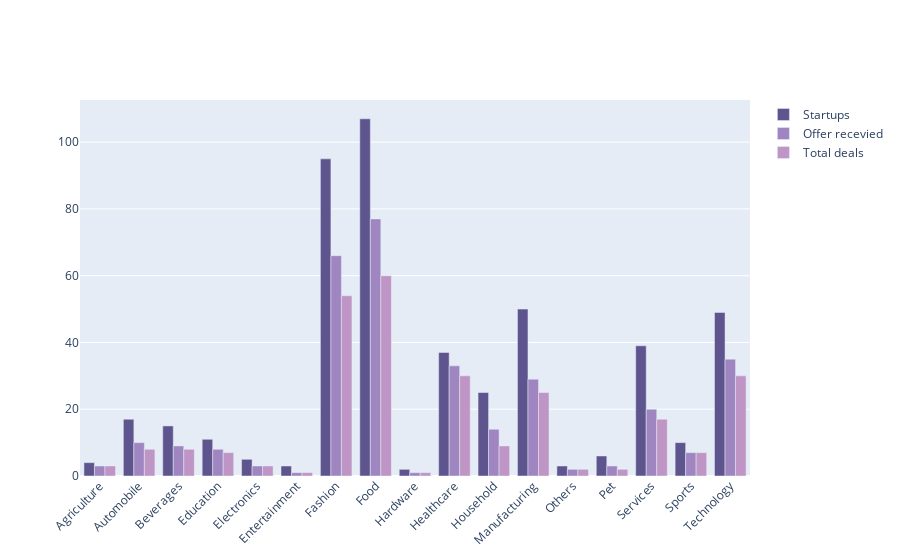

Notebook source saved alongside this figure:
### Code cell
industry = startup_deals.index
startups = startup_deals.values[:, 0]
offers = startup_deals.values[:, 1]
deals = startup_deals.values[:, 2]

fig = go.Figure()
fig.add_trace(go.Bar(
    x=industry,
    y=startups,
    name='Startups',
    marker_color='#5e548e'
))

fig.add_trace(go.Bar(
    x=industry,
    y=offers,
    name='Offer recevied',
    marker_color='#9f86c0'
))

fig.add_trace(go.Bar(
    x=industry,
    y=deals,
    name='Total deals',
    marker_color='#be95c4'
))

fig.update_layout(barmode='group', xaxis_tickangle=-45)
fig.show()

### Figure 1 — Plotly figure (JSON) as saved in the notebook; plotly's stock layout.template omitted (floating-point values rounded to 4 significant figures)
{"data": [{"marker": {"color": "#5e548e"}, "name": "Startups", "type": "bar", "x": ["Agriculture", "Automobile", "Beverages", "Education", "Electronics", "Entertainment", "Fashion", "Food", "Hardware", "Healthcare", "Household", "Manufacturing", "Others", "Pet", "Services", "Sports", "Technology"], "y": [4, 17, 15, 11, 5, 3, 95, 107, 2, 37, 25, 50, 3, 6, 39, 10, 49]}, {"marker": {"color": "#9f86c0"}, "name": "Offer recevied", "type": "bar", "x": ["Agriculture", "Automobile", "Beverages", "Education", "Electronics", "Entertainment", "Fashion", "Food", "Hardware", "Healthcare", "Household", "Manufacturing", "Others", "Pet", "Services", "Sports", "Technology"], "y": [3, 10, 9, 8, 3, 1, 66, 77, 1, 33, 14, 29, 2, 3, 20, 7, 35]}, {"marker": {"color": "#be95c4"}, "name": "Total deals", "type": "bar", "x": ["Agriculture", "Automobile", "Beverages", "Education", "Electronics", "Entertainment", "Fashion", "Food", "Hardware", "Healthcare", "Household", "Manufacturing", "Others", "Pet", "Services", "Sports", "Technology"], "y": [3, 8, 8, 7, 3, 1, 54, 60, 1, 30, 9, 25, 2, 2, 17, 7, 30]}], "layout": {"autosize": true, "barmode": "group", "dragmode": "zoom", "xaxis": {"autorange": true, "range": [-0.5, 16.5], "showspikes": false, "tickangle": -45, "type": "category"}, "yaxis": {"autorange": true, "range": [0, 112.6], "showspikes": false, "type": "linear"}}}
